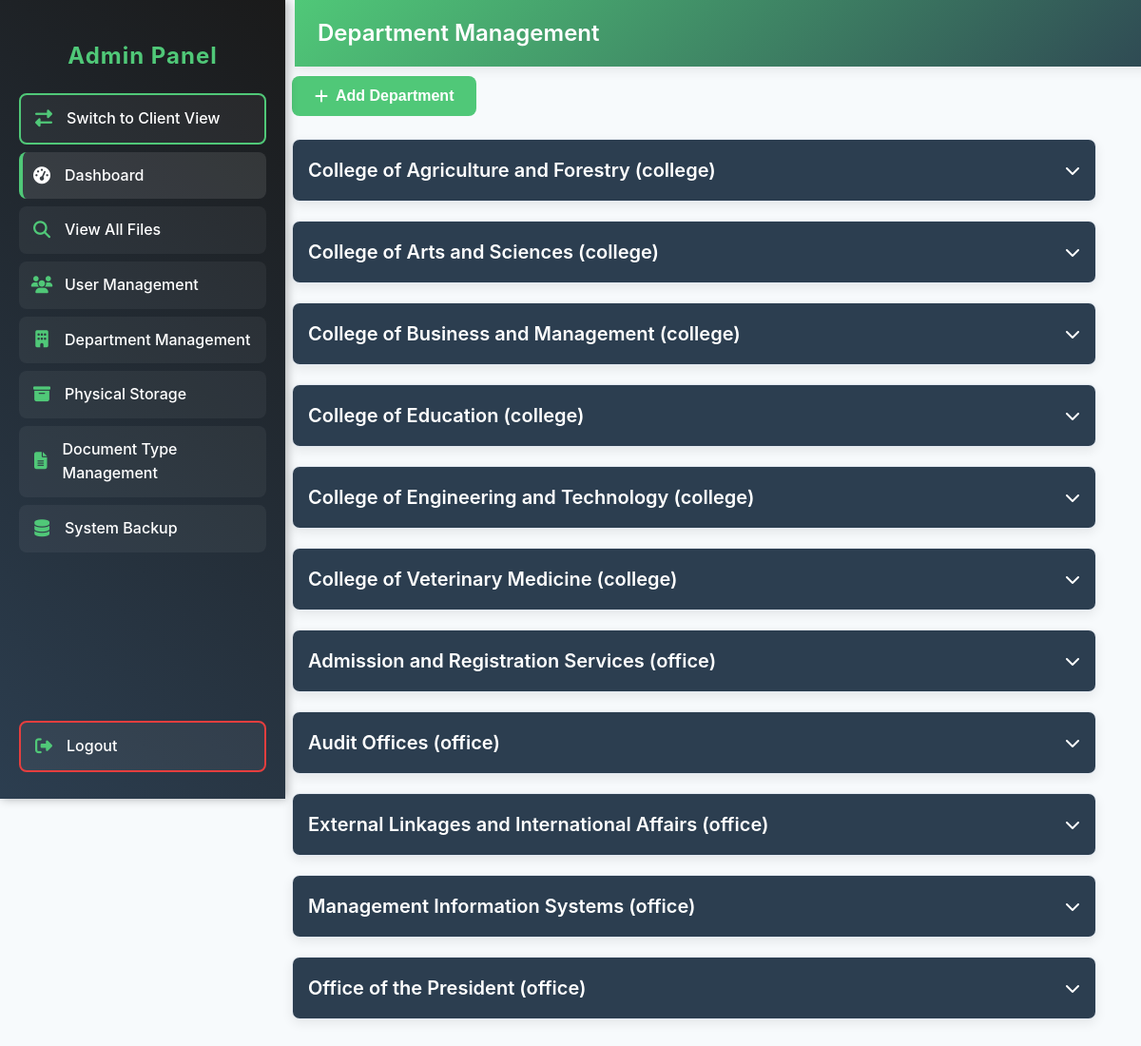
The app's page /department_management.php (signed in) with its own data.
### tables this page shows
CREATE TABLE `departments` (
  `department_id` int(11) NOT NULL AUTO_INCREMENT,
  `department_name` varchar(255) NOT NULL COMMENT 'Name of the department',
  `department_type` enum('college','office','sub_department') NOT NULL COMMENT 'Type (e.g., college, office, sub_department)',
  `name_type` enum('Academic','Administrative','Program') NOT NULL COMMENT 'Category (e.g., Academic, Administrative, Program)',
  `parent_department_id` int(11) DEFAULT NULL COMMENT 'Recursive reference to parent department',
  `folder_path` varchar(1024) DEFAULT NULL,
  PRIMARY KEY (`department_id`),
  UNIQUE KEY `idx_department_name` (`department_name`),
  UNIQUE KEY `unique_folder_path` (`folder_path`) USING HASH,
  KEY `fk_departments_parent` (`parent_department_id`),
  KEY `idx_departments_folder_path` (`folder_path`(768))
);

### department_management.php (the view, shortened to what this page needs)
<?php
require 'db_connection.php';
function executeQuery($pdo, $query, $params = [])
{
    try {
        $stmt = $pdo->prepare($query);
        $stmt->execute($params);
        return $stmt;
    } catch (PDOException $e) {
        error_log("Database error: " . $e->getMessage());
        return false;
    }
}
$allDepartments = executeQuery($pdo, "
    SELECT d.*, p.department_name as parent_name
    FROM departments d
    LEFT JOIN departments p ON d.parent_department_id = p.department_id
    ORDER BY d.department_type, d.department_name
")->fetchAll(PDO::FETCH_ASSOC);
$departmentTree = [];
foreach ($allDepartments as $dept) {
    if (!$dept['parent_department_id']) {
        $departmentTree[$dept['department_id']] = [
            'dept' => $dept,
            'sub_departments' => []
        ];
    } else {
        $departmentTree[$dept['parent_department_id']]['sub_departments'][] = $dept;
    }
}
?>
<!DOCTYPE html>
<html lang="en">
<head>
    <link rel="stylesheet" href="https://cdnjs.cloudflare.com/ajax/libs/font-awesome/6.4.2/css/all.min.css">
    <link rel="stylesheet" href="https://cdnjs.cloudflare.com/ajax/libs/noty/3.1.4/noty.min.css">
    <link rel="stylesheet" href="style/admin-sidebar.css">
    <link rel="stylesheet" href="style/department_management.css">
</head>
<body class="department-management">
    <div class="app-container">
        <div class="sidebar">
            <h2 class="sidebar-title">Admin Panel</h2>
            <a href="dashboard.php" class="client-btn">
                <i class="fas fa-exchange-alt"></i>
                <span class="link-text">Switch to Client View</span>
            </a>
            <a href="admin_dashboard.php" class="active">
                <i class="fas fa-tachometer-alt"></i>
                <span class="link-text">Dashboard</span>
            </a>
            <a href="admin_search.php">
                <i class="fas fa-search"></i>
                <span class="link-text">View All Files</span>
            </a>
            <a href="user_management.php">
                <i class="fas fa-users"></i>
                <span class="link-text">User Management</span>
            </a>
            <a href="department_management.php">
                <i class="fas fa-building"></i>
                <span class="link-text">Department Management</span>
            </a>
            <a href="physical_storage_management.php">
                <i class="fas fa-archive"></i>
                <span class="link-text">Physical Storage</span>
            </a>
            <a href="document_type_management.php">
                <i class="fas fa-file-alt"></i>
                <span class="link-text">Document Type Management</span>
            </a>
            <a href="backup.php">
                <i class="fas fa-database"></i>
                <span class="link-text">System Backup</span>
                <a href="logout.php" class="logout-btn">
                    <i class="fas fa-sign-out-alt"></i>
                    <span class="link-text">Logout</span>
                </a>
        </div>
        <div class="top-nav">
            <h2>Department Management</h2>
        </div>
        <div class="main-content">
            <div class="action-buttons-container">
                <button class="primary-btn" onclick="openModal('add')"><i class="fas fa-plus"></i> Add Department</button>
            </div>
            <?php foreach ($departmentTree as $parent): ?>
                <div class="dept-section">
                    <div class="dept-header" onclick="toggleDeptSection(this)">
                        <h3><?php echo htmlspecialchars($parent['dept']['department_name']); ?> (<?php echo htmlspecialchars($parent['dept']['department_type']); ?>)</h3>
                        <i class="fas fa-chevron-down"></i>
                    </div>
                </div>
            <?php endforeach; ?>
        </div>
    </div>
</body>
</html>

### style/admin-sidebar.css (style rules this page uses)
:root { --primary-color: #50c878; --primary-hover: #40a867; --secondary-color: #2c3e50; --secondary-hover: #1a252f; --background-color: #f7fafc; --card-background: #ffffff; --text-color: #2d3748; --text-secondary: #718096; --border-color: #e2e8f0; --shadow: 0 4px 12px rgba(0, 0, 0, 0.08); --danger-color: #e53e3e; --success-color: #68d391; --border-radius: 8px; --transition: all 0.3s ease; }
.sidebar { width: 260px; background: linear-gradient(220deg, #1a1a1a, var(--secondary-color)); height: 100vh; padding: 20px; color: #ffffff; display: flex; flex-direction: column; box-shadow: 2px 0 10px rgba(0, 0, 0, 0.3); transition: width var(--transition), transform var(--transition); position: fixed; top: 0; left: 0; z-index: 1200; overflow-y: auto; scrollbar-width: thin; scrollbar-color: var(--primary-color) var(--secondary-color); }
.sidebar h2 { text-align: center; font-size: 24px; margin-bottom: 20px; color: var(--primary-color); font-weight: 700; letter-spacing: 1px; transition: opacity var(--transition), height var(--transition); }
.sidebar a, .sidebar .logout-btn, .sidebar .admin-mode-btn, .sidebar .client-btn { display: flex; align-items: center; padding: 12px; color: #ffffff; text-decoration: none; font-size: 16px; font-weight: 500; border-radius: var(--border-radius); margin-bottom: 8px; background: rgba(255, 255, 255, 0.05); transition: var(--transition); position: relative; }
.sidebar a i, .sidebar .logout-btn i, .sidebar .admin-mode-btn i, .sidebar .client-btn i { margin-right: 12px; width: 24px; font-size: 18px; text-align: center; color: var(--primary-color); transition: var(--transition); }
.sidebar a.active { background: rgba(255, 255, 255, 0.1); border-left: 4px solid var(--primary-color); padding-left: 8px; }
.sidebar a.active i { color: #ffffff; }
.client-btn { background: rgba(80, 200, 120, 0.2); border: 2px solid var(--primary-color); }
.logout-btn { margin-top: auto; background: rgba(229, 62, 62, 0.2); border: 2px solid var(--danger-color); }

### department_management.php (style rules this page uses)
.dept-section { background: var(--card-background); border-radius: var(--border-radius); margin-bottom: 20px; box-shadow: var(--shadow); overflow: hidden; }
.dept-header { display: flex; justify-content: space-between; align-items: center; padding: 16px; background: var(--secondary-color); color: var(--button-text-light); cursor: pointer; transition: var(--transition); }
.dept-header h3 { margin: 0; font-size: 1.25rem; font-weight: 600; }

### records on screen
departments: department_name "College of Agriculture and Forestry", department_type "college"
departments: department_name "College of Arts and Sciences", department_type "college"
departments: department_name "College of Business and Management", department_type "college"
departments: department_name "College of Education", department_type "college"
departments: department_name "College of Engineering and Technology", department_type "college"
departments: department_name "College of Veterinary Medicine", department_type "college"
departments: department_name "Admission and Registration Services", department_type "office"
departments: department_name "Audit Offices", department_type "office"
departments: department_name "External Linkages and International Affairs", department_type "office"
departments: department_name "Management Information Systems", department_type "office"
departments: department_name "Office of the President", department_type "office"
